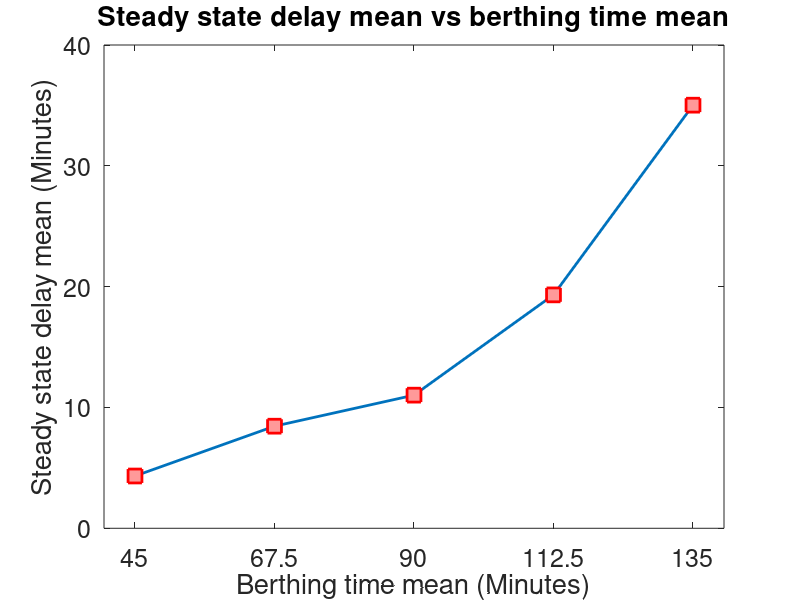
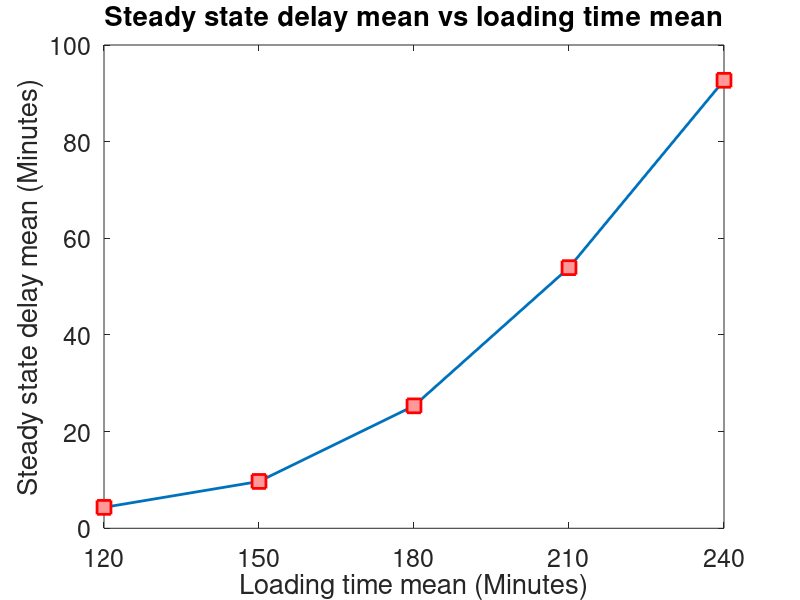
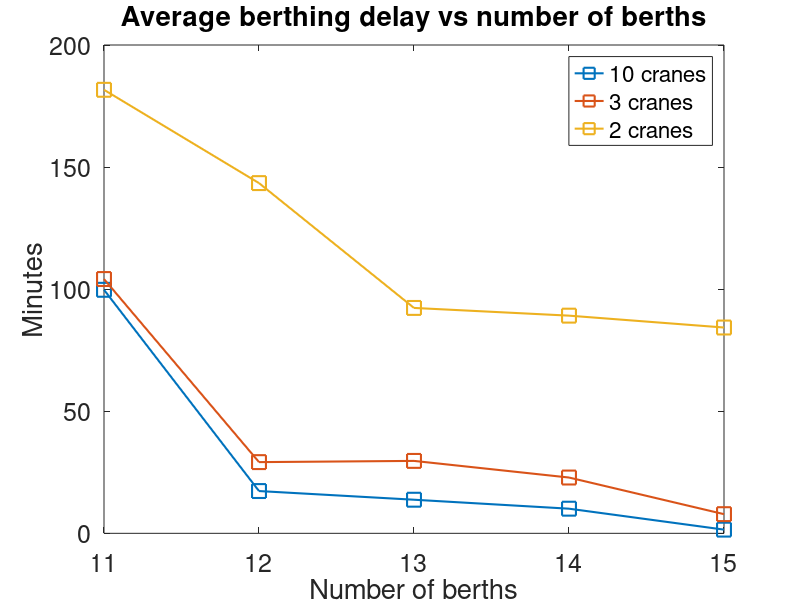

Here is the MATLAB script that generated these plots, in order:
%%%%%%% Operation Error Scenario %%%%%%%%
%%% average delay vs different berthing time
figure();
avg_delay_time = [4.3270 8.4500 11.0188 19.3182 35.0194];
plot([45 67.5 90 112.5 135], avg_delay_time, '-s','LineWidth',2, 'MarkerSize',10,...
    'MarkerEdgeColor','red',...
    'MarkerFaceColor',[1 .6 .6]); 
set(gca, 'FontSize',18);
xticks([45 67.5 90 112.5 135]);
ylabel('Steady state delay mean (Minutes)'); 
xlabel('Berthing time mean (Minutes)');
title('Steady state delay mean vs berthing time mean');

%%% average delay vs different unloading time
figure();
avg_delay_time = [4.3270 9.6910 25.3338 53.9302 92.6978];
plot([120 150 180 210 240], avg_delay_time, '-s','LineWidth',2, 'MarkerSize',10,...
    'MarkerEdgeColor','red',...
    'MarkerFaceColor',[1 .6 .6]); 
set(gca, 'FontSize',18);
xticks([120 150 180 210 240]);
ylabel('Steady state delay mean (Minutes)'); 
xlabel('Loading time mean (Minutes)');
title('Steady state delay mean vs loading time mean');

figure('Position', [0 0 600 400]);


%%%%%%% Earthquake Scenario %%%%%%%%

% High arrival rate

% Configurations
% SIM_TIME = 168   
% UNLOAD_SPEED = 1
% average traveling time for ships of type 1 to 3
% AVG_TRAVEL_TYPE1_3 = 5.0

% 10 cranes
% 5 replications
dock_11 = [15.020979637279572; 398.65425707196573; 28.60030899267182;...
    42.2305375146251; 14.18655710701507];
dock_12 = [17.5329579802744; 13.552307798664263; 10.109897840439118; ...
    5.781960703782836; 39.590057865781795];
dock_13 = [2.5066235811493547; 40.30252479211185; 14.639167396820884; ...
    9.13197479961018; 2.218991017655124];
dock_14 = [2.181436273067141; 36.775248910975506; 3.197921799230655; ...
    1.0290652353378158; 7.256463122271772];
dock_15 = [0.19757892668518628; 1.1419388480926382; 0; 0.20317245928043948; ...
    6.037707989167597];
num_docks = [11 12 13 14 15];
plot(num_docks, [mean(dock_11) mean(dock_12) ...
    mean(dock_13) mean(dock_14) mean(dock_15)], ...
    '-s','LineWidth',1.5,  'MarkerSize',10);
hold on;

% 3 cranes
% 5 replications
dock_11 = [113.1446604506742; 88.14333831529144; 248.8745943379638; ...
    20.29802905274893; 50.28088048946776];
dock_12 = [37.437928655313364; 32.91178402287052; 29.756853781929983; ...
    26.631517359595104; 19.07249596818818];
dock_13 = [10.385300158367754; 36.886280479224624; 78.93494436239463; ...
    10.272045797205609; 11.823020567666813];
dock_14 = [27.259847264752473; 9.983238484672324; 21.076891011643745; ...
    50.551146523374484; 5.374178294244823];
dock_15 = [9.810227641227508; 8.64753713532875; 4.042160542187087; ...
    8.273267152913647; 8.462081431265055];

plot(num_docks, [mean(dock_11) mean(dock_12) ...
    mean(dock_13) mean(dock_14) mean(dock_15)],...
    '-s','LineWidth',1.5,  'MarkerSize',10);

% 2 cranes
% 5 replications
dock_11 = [184.7478825826543; 103.89653474322105; 185.90415559812433; ...
    149.32600045539542; 284.3882133107386];
dock_12 = [76.32812802843623; 145.57851465076308; 241.77026174176865; ...
    171.80933287196706; 81.69415263378427];
dock_13 = [206.12735998129008; 113.73242615906905; 37.7900777432735; ...
    35.51688777809151; 68.39277976283552];
dock_14 = [68.23898546402066; 177.02563172033038; 72.30684779892019; ...
    72.78758510804141; 55.403440147908995];
dock_15 = [156.239004080642; 43.06775735141921; 66.64110107470833; ...
    41.81268519630409; 113.68336967070076];
plot(num_docks, [mean(dock_11) mean(dock_12) ...
    mean(dock_13) mean(dock_14) mean(dock_15)],...
    '-s','LineWidth',1.5,  'MarkerSize',10);

legend('10 cranes', '3 cranes', '2 cranes');
set(gca, 'FontSize',18); 
title('Average berthing delay vs number of berths');
ylabel('Minutes'); xlabel('Number of berths');